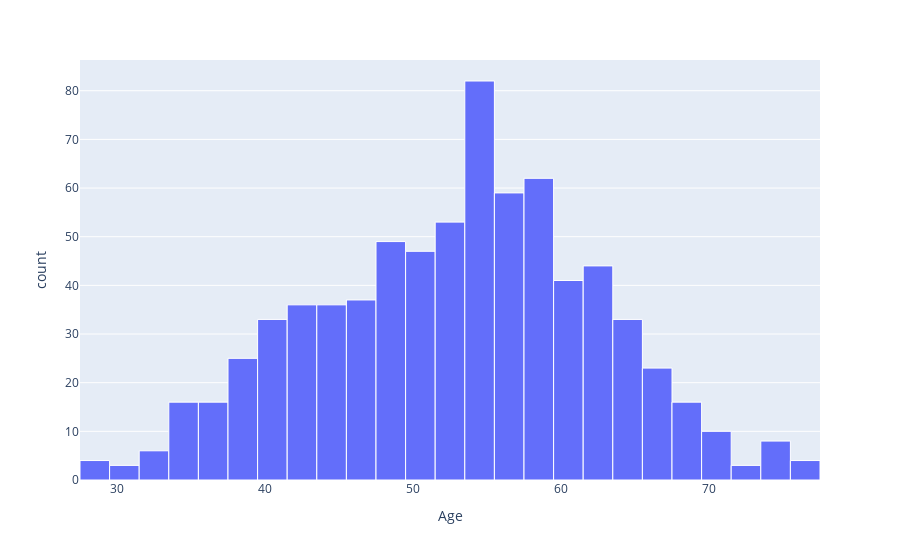

The notebook cell saved with this chart:
### Markdown cell above
## Plotting Every Column

### Code cell
age = px.histogram(df, x='Age').update_traces(marker_line_width=1, marker_line_color='white')
age.show()

### Figure 1 — Plotly figure (JSON) as saved in the notebook; plotly's stock layout.template omitted (floating-point values rounded to 4 significant figures; data arrays with more than 128 entries replaced by an {"elided": "..."} marker saying what was removed)
{"data": [{"alignmentgroup": "True", "bingroup": "x", "hovertemplate": "Age=%{x}<br>count=%{y}<extra></extra>", "legendgroup": "", "marker": {"color": "#636efa", "line": {"color": "white", "width": 1}, "pattern": {"shape": ""}}, "name": "", "offsetgroup": "", "orientation": "v", "showlegend": false, "type": "histogram", "x": {"elided": "746 int values"}, "xaxis": "x", "yaxis": "y"}], "layout": {"barmode": "relative", "legend": {"tracegroupgap": 0}, "margin": {"t": 60}, "xaxis": {"anchor": "y", "domain": [0, 1], "title": {"text": "Age"}}, "yaxis": {"anchor": "x", "domain": [0, 1], "title": {"text": "count"}}}}
